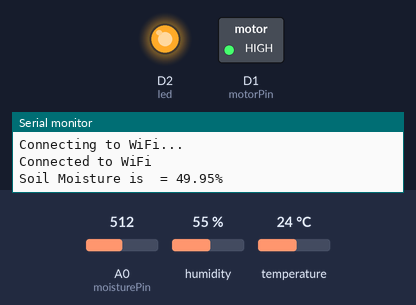
The sketch below on a simulated ESP8266 (NodeMCU). Parts: switched loads named in the sketch (green lamp = pin HIGH), output pins drawn as LEDs (lit = HIGH), the last lines printed to the serial monitor. The inputs (shaded band) are chosen by the test bench; at power-on: A0 (moisturePin) = 512, humidity 55 %, temperature 24 °C. WiFi joins after 1.5 s; servers stay silent unless stated.

Above: at 3.2 s.
3.3 s: A0 (moisturePin) set to 463
10.2 s: A0 (moisturePin) set to 443
At 16.4 s:
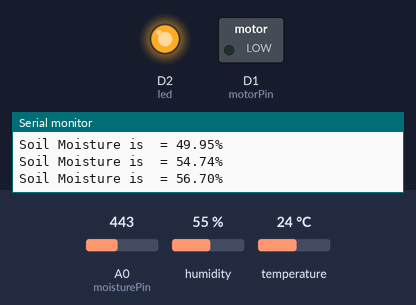
17.3 s: A0 (moisturePin) set to 511
At 23.7 s:
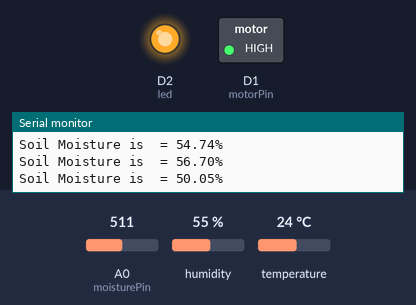
24.2 s: A0 (moisturePin) set to 306
At 31.0 s:
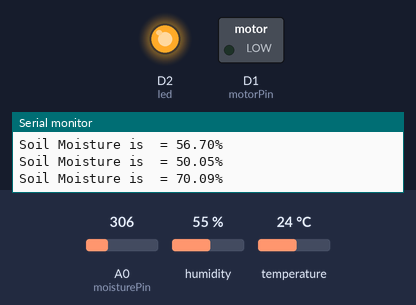
Timing chart, 0 to 32.2 s (numbered marks = the images above; inputs shaded):
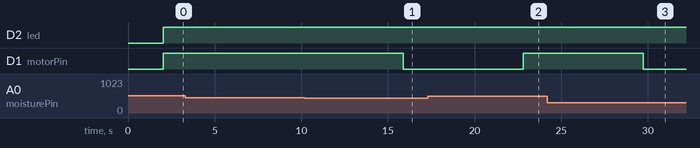

Measured:
- the behaviour switches between 451 and 450 on A0 (moisturePin) (found by bisection; images 0 and 1)
- after the input at 10.2 s, D1 (motorPin): HIGH → LOW after 5.7 s
- after the input at 17.3 s, D1 (motorPin): LOW → HIGH after 5.5 s
- after the input at 24.2 s, D1 (motorPin): HIGH → LOW after 5.5 s

The sketch:

IoT_based_Smart_Irrigation_System_using_Soil_Moisture_Sensor.ino
```cpp
#include <ESP8266WiFi.h>
#include <ThingSpeak.h>
#include <DHT.h>

const char*ssid = "Kishoran@02"; // Your network id
const char*password = "12345678";//your network password
WiFiClient client;

unsigned long myChannelNumber = 2598506; //Your Channel Number (Without Brackets)
const char * myWriteAPIKey = "J7XOUF19XCA2BZF3"; //Your Write API Key
const char * myReadAPIKey = "NYGHBXX0W0W2FJHS"; //Your Write API Key


#define DHTPIN D3
DHT dht(DHTPIN, DHT11);
const int moisturePin = A0;
const int motorPin = D1;
const int led = D2;
unsigned long interval = 10000;
unsigned long previousMillis = 0;
unsigned long interval1 = 1000;

unsigned long previousMillis1 = 0;

float moisturePercentage;              //moisture reading

float h;                  // humidity reading

float t;

void setup() {
pinMode(motorPin, OUTPUT);
pinMode(led , OUTPUT);
digitalWrite(motorPin, LOW); // keep motor off initally
dht.begin();
WiFi.begin(ssid,password);
  while (WiFi.status() != WL_CONNECTED) {
    delay(1000);
    Serial.println("Connecting to WiFi...");
  }
  Serial.println("Connected to WiFi");
  ThingSpeak.begin(client);

}

void loop() {
  unsigned long currentMillis = millis();
  float h = dht.readHumidity();
  float t = dht.readTemperature();
  if (isnan(h) || isnan(t))
  {
    Serial.println("Failed to read from DHT sensor!");
    return;
  }
  moisturePercentage = ( 100.00 - ( (analogRead(moisturePin) / 1023.00) * 100.00 ) );
  Serial.print("Soil Moisture is  = ");
  Serial.print(moisturePercentage);
  Serial.println("%");
  if (moisturePercentage < 50) {
    digitalWrite(motorPin, HIGH);
    digitalWrite(led,HIGH);


  }
  if (moisturePercentage > 50 && moisturePercentage < 55) {
    digitalWrite(motorPin, HIGH);
    digitalWrite(led,HIGH);
  }
  if (moisturePercentage > 56) {
    digitalWrite(motorPin, LOW);

  }

  ThingSpeak.writeField(myChannelNumber, 1,moisturePercentage, myWriteAPIKey); //Update in ThingSpeak
  delay(2000);
  ThingSpeak.writeField(myChannelNumber, 2,t, myWriteAPIKey); //Update in ThingSpeak
  delay(2000);
  ThingSpeak.writeField(myChannelNumber, 3,h, myWriteAPIKey); //Update in ThingSpeak
  delay(2000);

}
```
